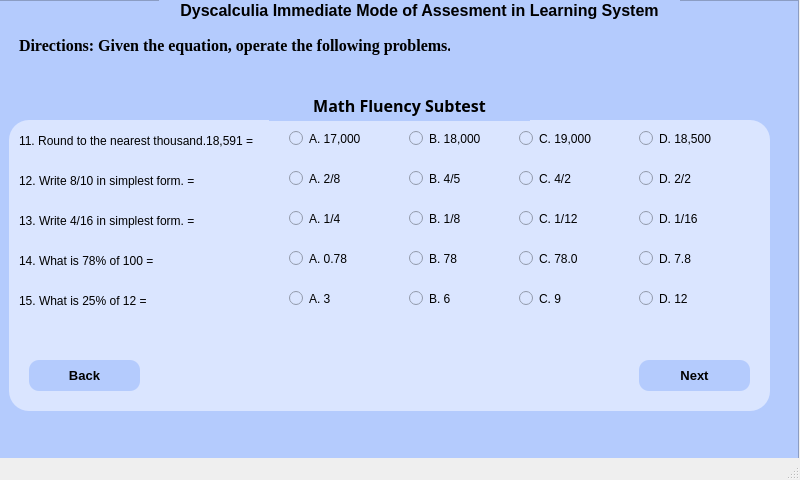
<?xml version="1.0" encoding="UTF-8"?>
<ui version="4.0">
 <class>MainWindow</class>
 <widget class="QMainWindow" name="MainWindow">
  <property name="geometry">
   <rect>
    <x>0</x>
    <y>0</y>
    <width>800</width>
    <height>480</height>
   </rect>
  </property>
  <property name="windowTitle">
   <string>MainWindow</string>
  </property>
  <widget class="QWidget" name="centralwidget">
   <widget class="QFrame" name="frame">
    <property name="geometry">
     <rect>
      <x>-1</x>
      <y>0</y>
      <width>800</width>
      <height>480</height>
     </rect>
    </property>
    <property name="styleSheet">
     <string notr="true">background-color: rgb(180, 203, 253);</string>
    </property>
    <property name="frameShape">
     <enum>QFrame::StyledPanel</enum>
    </property>
    <property name="frameShadow">
     <enum>QFrame::Raised</enum>
    </property>
    <widget class="QFrame" name="frame_2">
     <property name="geometry">
      <rect>
       <x>10</x>
       <y>120</y>
       <width>761</width>
       <height>291</height>
      </rect>
     </property>
     <property name="styleSheet">
      <string notr="true">background-color: rgb(218, 229, 255);
border-radius: 20px;</string>
     </property>
     <property name="frameShape">
      <enum>QFrame::StyledPanel</enum>
     </property>
     <property name="frameShadow">
      <enum>QFrame::Raised</enum>
     </property>
     <widget class="QLabel" name="label_5">
      <property name="geometry">
       <rect>
        <x>10</x>
        <y>10</y>
        <width>741</width>
        <height>21</height>
       </rect>
      </property>
      <property name="text">
       <string>11. Round to the nearest thousand.18,591 =</string>
      </property>
     </widget>
     <widget class="QLabel" name="label_6">
      <property name="geometry">
       <rect>
        <x>10</x>
        <y>50</y>
        <width>741</width>
        <height>21</height>
       </rect>
      </property>
      <property name="text">
       <string>12. Write 8/10 in simplest form. = </string>
      </property>
     </widget>
     <widget class="QLabel" name="label_7">
      <property name="geometry">
       <rect>
        <x>10</x>
        <y>90</y>
        <width>741</width>
        <height>21</height>
       </rect>
      </property>
      <property name="text">
       <string>13. Write 4/16 in simplest form. =</string>
      </property>
     </widget>
     <widget class="QLabel" name="label_8">
      <property name="geometry">
       <rect>
        <x>10</x>
        <y>130</y>
        <width>741</width>
        <height>21</height>
       </rect>
      </property>
      <property name="text">
       <string>14. What is 78% of 100 = </string>
      </property>
     </widget>
     <widget class="QLabel" name="label_9">
      <property name="geometry">
       <rect>
        <x>10</x>
        <y>160</y>
        <width>741</width>
        <height>41</height>
       </rect>
      </property>
      <property name="text">
       <string>15. What is 25% of 12 = </string>
      </property>
     </widget>
     <widget class="QPushButton" name="pushButton">
      <property name="geometry">
       <rect>
        <x>20</x>
        <y>240</y>
        <width>111</width>
        <height>31</height>
       </rect>
      </property>
      <property name="font">
       <font>
        <pointsize>10</pointsize>
        <weight>75</weight>
        <bold>true</bold>
       </font>
      </property>
      <property name="cursor">
       <cursorShape>PointingHandCursor</cursorShape>
      </property>
      <property name="styleSheet">
       <string notr="true">background-color: rgb(180, 203, 253);
border-radius: 10px;</string>
      </property>
      <property name="text">
       <string>Back</string>
      </property>
     </widget>
     <widget class="QPushButton" name="pushButton_2">
      <property name="geometry">
       <rect>
        <x>630</x>
        <y>240</y>
        <width>111</width>
        <height>31</height>
       </rect>
      </property>
      <property name="font">
       <font>
        <pointsize>10</pointsize>
        <weight>75</weight>
        <bold>true</bold>
        <kerning>true</kerning>
       </font>
      </property>
      <property name="cursor">
       <cursorShape>PointingHandCursor</cursorShape>
      </property>
      <property name="acceptDrops">
       <bool>false</bool>
      </property>
      <property name="styleSheet">
       <string notr="true">background-color: rgb(180, 203, 253);
border-radius: 10px;</string>
      </property>
      <property name="text">
       <string>Next</string>
      </property>
      <property name="autoDefault">
       <bool>false</bool>
      </property>
     </widget>
     <widget class="QRadioButton" name="radioButton">
      <property name="geometry">
       <rect>
        <x>280</x>
        <y>10</y>
        <width>82</width>
        <height>17</height>
       </rect>
      </property>
      <property name="text">
       <string>A. 17,000</string>
      </property>
     </widget>
     <widget class="QRadioButton" name="radioButton_2">
      <property name="geometry">
       <rect>
        <x>280</x>
        <y>50</y>
        <width>82</width>
        <height>17</height>
       </rect>
      </property>
      <property name="text">
       <string>A. 2/8</string>
      </property>
     </widget>
     <widget class="QRadioButton" name="radioButton_3">
      <property name="geometry">
       <rect>
        <x>280</x>
        <y>90</y>
        <width>82</width>
        <height>17</height>
       </rect>
      </property>
      <property name="text">
       <string>A. 1/4</string>
      </property>
     </widget>
     <widget class="QRadioButton" name="radioButton_4">
      <property name="geometry">
       <rect>
        <x>280</x>
        <y>130</y>
        <width>82</width>
        <height>17</height>
       </rect>
      </property>
      <property name="text">
       <string>A. 0.78</string>
      </property>
     </widget>
     <widget class="QRadioButton" name="radioButton_5">
      <property name="geometry">
       <rect>
        <x>280</x>
        <y>170</y>
        <width>82</width>
        <height>17</height>
       </rect>
      </property>
      <property name="text">
       <string>A. 3</string>
      </property>
     </widget>
     <widget class="QRadioButton" name="radioButton_6">
      <property name="geometry">
       <rect>
        <x>400</x>
        <y>10</y>
        <width>82</width>
        <height>17</height>
       </rect>
      </property>
      <property name="text">
       <string>B. 18,000</string>
      </property>
     </widget>
     <widget class="QRadioButton" name="radioButton_7">
      <property name="geometry">
       <rect>
        <x>400</x>
        <y>50</y>
        <width>82</width>
        <height>17</height>
       </rect>
      </property>
      <property name="text">
       <string>B. 4/5</string>
      </property>
     </widget>
     <widget class="QRadioButton" name="radioButton_8">
      <property name="geometry">
       <rect>
        <x>400</x>
        <y>90</y>
        <width>82</width>
        <height>17</height>
       </rect>
      </property>
      <property name="text">
       <string>B. 1/8</string>
      </property>
     </widget>
     <widget class="QRadioButton" name="radioButton_9">
      <property name="geometry">
       <rect>
        <x>400</x>
        <y>130</y>
        <width>82</width>
        <height>17</height>
       </rect>
      </property>
      <property name="text">
       <string>B. 78</string>
      </property>
     </widget>
     <widget class="QRadioButton" name="radioButton_10">
      <property name="geometry">
       <rect>
        <x>400</x>
        <y>170</y>
        <width>82</width>
        <height>17</height>
       </rect>
      </property>
      <property name="text">
       <string>B. 6</string>
      </property>
     </widget>
     <widget class="QRadioButton" name="radioButton_11">
      <property name="geometry">
       <rect>
        <x>510</x>
        <y>10</y>
        <width>82</width>
        <height>17</height>
       </rect>
      </property>
      <property name="text">
       <string>C. 19,000</string>
      </property>
     </widget>
     <widget class="QRadioButton" name="radioButton_12">
      <property name="geometry">
       <rect>
        <x>510</x>
        <y>50</y>
        <width>82</width>
        <height>17</height>
       </rect>
      </property>
      <property name="text">
       <string>C. 4/2</string>
      </property>
     </widget>
     <widget class="QRadioButton" name="radioButton_13">
      <property name="geometry">
       <rect>
        <x>510</x>
        <y>90</y>
        <width>82</width>
        <height>17</height>
       </rect>
      </property>
      <property name="text">
       <string>C. 1/12</string>
      </property>
     </widget>
     <widget class="QRadioButton" name="radioButton_14">
      <property name="geometry">
       <rect>
        <x>510</x>
        <y>130</y>
        <width>82</width>
        <height>17</height>
       </rect>
      </property>
      <property name="text">
       <string>C. 78.0</string>
      </property>
     </widget>
     <widget class="QRadioButton" name="radioButton_15">
      <property name="geometry">
       <rect>
        <x>510</x>
        <y>170</y>
        <width>82</width>
        <height>17</height>
       </rect>
      </property>
      <property name="text">
       <string>C. 9</string>
      </property>
     </widget>
     <widget class="QRadioButton" name="radioButton_16">
      <property name="geometry">
       <rect>
        <x>630</x>
        <y>10</y>
        <width>82</width>
        <height>17</height>
       </rect>
      </property>
      <property name="text">
       <string>D. 18,500</string>
      </property>
     </widget>
     <widget class="QRadioButton" name="radioButton_17">
      <property name="geometry">
       <rect>
        <x>630</x>
        <y>50</y>
        <width>82</width>
        <height>17</height>
       </rect>
      </property>
      <property name="text">
       <string>D. 2/2</string>
      </property>
     </widget>
     <widget class="QRadioButton" name="radioButton_18">
      <property name="geometry">
       <rect>
        <x>630</x>
        <y>90</y>
        <width>82</width>
        <height>17</height>
       </rect>
      </property>
      <property name="text">
       <string>D. 1/16</string>
      </property>
     </widget>
     <widget class="QRadioButton" name="radioButton_19">
      <property name="geometry">
       <rect>
        <x>630</x>
        <y>130</y>
        <width>82</width>
        <height>17</height>
       </rect>
      </property>
      <property name="text">
       <string>D. 7.8</string>
      </property>
     </widget>
     <widget class="QRadioButton" name="radioButton_20">
      <property name="geometry">
       <rect>
        <x>630</x>
        <y>170</y>
        <width>82</width>
        <height>17</height>
       </rect>
      </property>
      <property name="text">
       <string>D. 12</string>
      </property>
     </widget>
    </widget>
    <widget class="QLabel" name="label_4">
     <property name="geometry">
      <rect>
       <x>270</x>
       <y>90</y>
       <width>261</width>
       <height>31</height>
      </rect>
     </property>
     <property name="font">
      <font>
       <family>Baskerville Old Face</family>
       <pointsize>12</pointsize>
       <weight>75</weight>
       <bold>true</bold>
       <underline>false</underline>
      </font>
     </property>
     <property name="mouseTracking">
      <bool>false</bool>
     </property>
     <property name="text">
      <string>Math Fluency Subtest</string>
     </property>
     <property name="alignment">
      <set>Qt::AlignCenter</set>
     </property>
    </widget>
    <widget class="QLabel" name="label_3">
     <property name="geometry">
      <rect>
       <x>20</x>
       <y>30</y>
       <width>431</width>
       <height>31</height>
      </rect>
     </property>
     <property name="font">
      <font>
       <family>Times New Roman</family>
       <pointsize>12</pointsize>
       <weight>75</weight>
       <bold>true</bold>
       <underline>false</underline>
      </font>
     </property>
     <property name="mouseTracking">
      <bool>false</bool>
     </property>
     <property name="text">
      <string>Directions: Given the equation, operate the following problems.</string>
     </property>
    </widget>
    <widget class="QLabel" name="label">
     <property name="geometry">
      <rect>
       <x>160</x>
       <y>0</y>
       <width>521</width>
       <height>20</height>
      </rect>
     </property>
     <property name="font">
      <font>
       <pointsize>12</pointsize>
       <weight>75</weight>
       <bold>true</bold>
       <underline>false</underline>
      </font>
     </property>
     <property name="text">
      <string>Dyscalculia Immediate Mode of Assesment in Learning System</string>
     </property>
     <property name="alignment">
      <set>Qt::AlignCenter</set>
     </property>
     <property name="wordWrap">
      <bool>false</bool>
     </property>
    </widget>
   </widget>
  </widget>
  <widget class="QMenuBar" name="menubar">
   <property name="geometry">
    <rect>
     <x>0</x>
     <y>0</y>
     <width>800</width>
     <height>21</height>
    </rect>
   </property>
  </widget>
  <widget class="QStatusBar" name="statusbar"/>
 </widget>
 <resources/>
 <connections/>
</ui>
